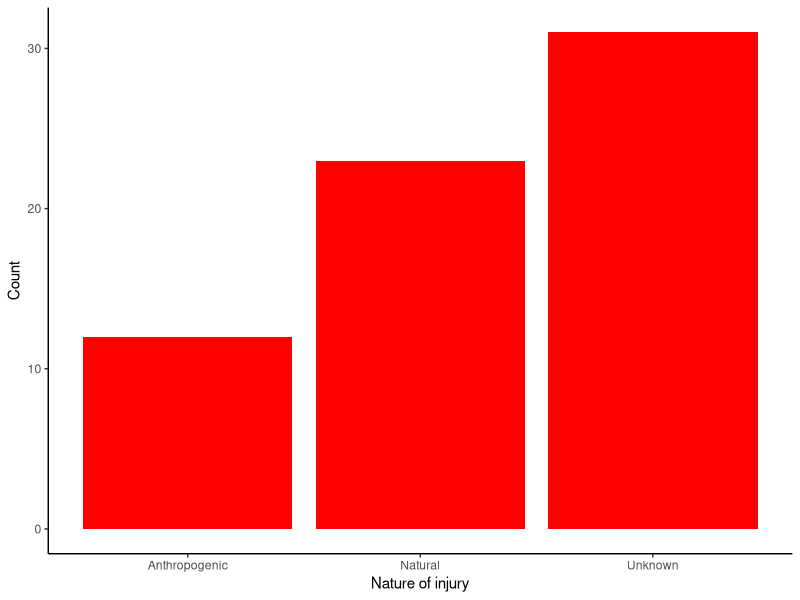

This figure's R source: (Note: this script raises an error after producing the figure.)
## ---- chunk 1
library(tidyverse); theme_set(theme_classic())
library(rstatix)
## ---- chunk 2
df <- read.csv("GreenSeaTurtleInjuries_3.29.24.csv", h=TRUE)
## ---- chunk 3
df$Nature <- as.factor(df$Nature)
levels(df$Nature)

df$BodyPart <- as.factor(df$BodyPart)
levels(df$BodyPart)

df$InjuryType <- as.factor(df$InjuryType)
levels(df$InjuryType)

df$InjuryStage <- as.factor(df$InjuryStage)
levels(df$InjuryStage)

df$Source <- as.factor(df$Source)
levels(df$Source)
## ---- chunk 4
#average CCL 
meanCCL <- mean(df$CCLmax, na.rm = TRUE)
meanCCL #104.5 

sdCCL <- sd(df$CCLmax, na.rm = TRUE)
sdCCL #7.9
## ---- chunk 5
Nature.plot <- ggplot(data=subset(df, !is.na(Nature) & Nature != 4), aes(x=Nature))+
  geom_bar(fill = "red")+
  labs(x = "Nature of injury", 
       y = "Count")+
  scale_x_discrete(labels = c("1" = "Anthropogenic",
                              "2" = "Natural",
                              "3" = "Unknown"))
  theme(axis.text.x = element_text(size = 12),
          axis.title.x = element_text(size = 14),
          axis.text.y = element_text(size = 12),
          axis.title.y = element_text(size = 14),
          plot.margin = margin(15,15,15,15))
Nature.plot
## ---- chunk 6
#Number of anthropogenic injuries
anthro <- length(df$Nature[df$Nature==1])

#Number of natural injuries
natural <- length(df$Nature[df$Nature==2])

#Number of unknown injuries
unknown <- length(df$Nature[df$Nature==3])
## ---- chunk 7
#1-sample proportions test with Yates continuity correction
prop.test(anthro, natural+anthro,
          alternative = "two.sided",
          conf.level = 0.95,
          correct = FALSE) #this line makes the test non-parametric to account for small sample size (N<30)


anthro_nat.ctable <- rbind(c(12,23), c(23,12))
fisher.test(nat.contable)
chisq.test(anthro_nat.ctable, correct = FALSE)
## ---- chunk 8
xtab <- as.table(rbind(
  c(26, 25, 21, 34, 34),
  c(9, 10, 14, 1, 1)
))
dimnames(xtab) <- list(
  Injured = c("No", "Yes"),
  Source = c("shark", "boat", "behavioral", "hook", "entangle")
  )

pairwise_fisher_test(xtab)
## ---- chunk 9
Source.plot <- ggplot(data=subset(df, !is.na(Source) & df$Source != "MS"), aes(x=Source))+
  geom_bar(fill = "red")+
  labs(x = "Injury source", 
       y = "Count")+
  theme(axis.text.x = element_text(size = 12),
          axis.title.x = element_text(size = 14),
          axis.text.y = element_text(size = 12),
          axis.title.y = element_text(size = 14),
          plot.margin = margin(15,15,15,15))
Source.plot
